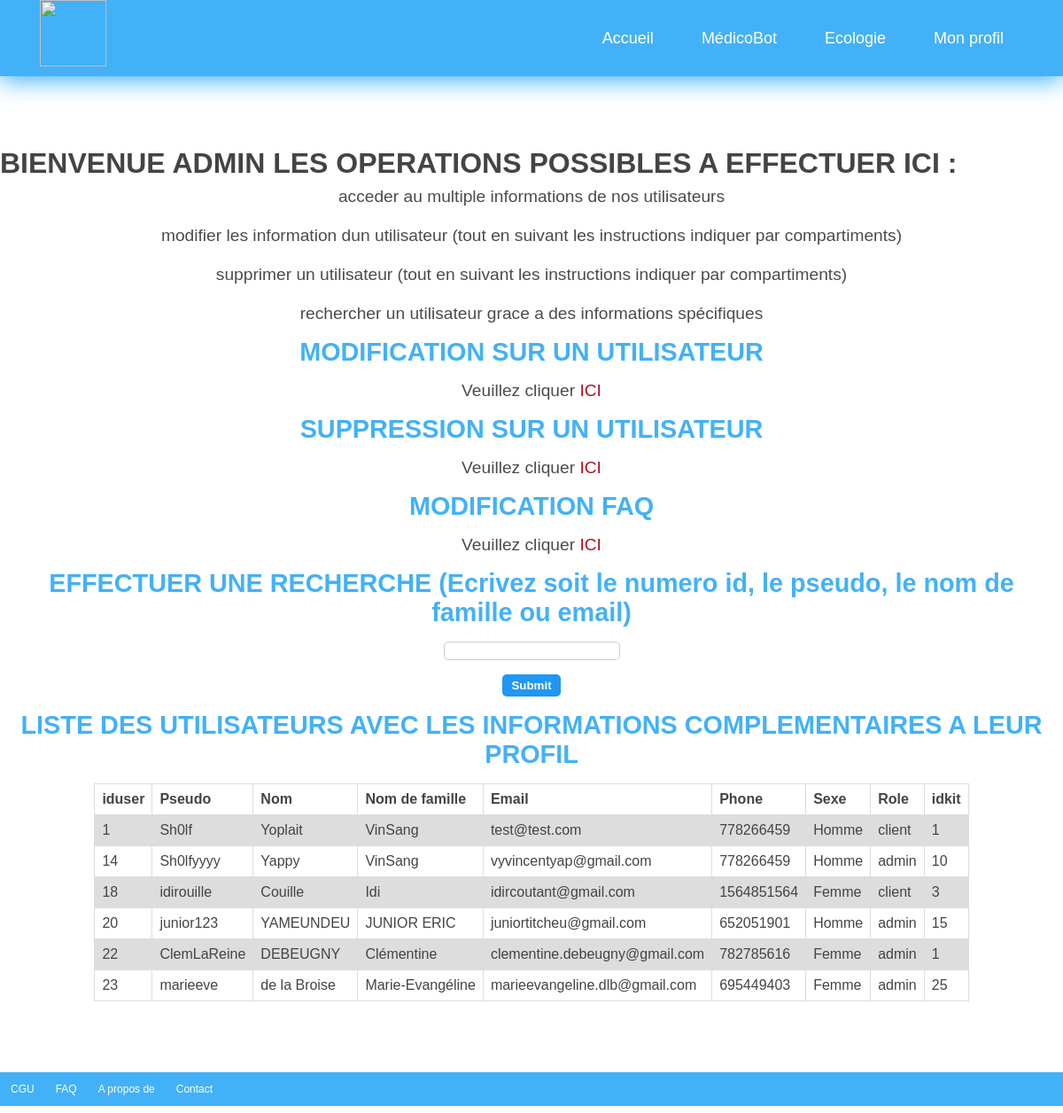
/HTML-CSS/views/personalspace/admin/admin-personalspace.php (signed in), run on the app's committed database.
### tables this page shows
CREATE TABLE `user` (
  `iduser` int(11) NOT NULL,
  `creation_time` datetime NOT NULL DEFAULT current_timestamp(),
  `username` varchar(45) NOT NULL,
  `familyname` varchar(45) NOT NULL,
  `name` varchar(45) NOT NULL,
  `email` varchar(45) NOT NULL,
  `phone` int(11) NOT NULL,
  `sexe` varchar(45) NOT NULL,
  `password` varchar(255) NOT NULL,
  `role` varchar(45) NOT NULL,
  `code_timestamp` datetime NOT NULL DEFAULT current_timestamp(),
  `code` int(8) NOT NULL,
  `is_verified` int(1) DEFAULT 0,
  `KitDiagnostiqueidKitDiagnostique` int(11) NOT NULL
);

### HTML-CSS/model/SQL-personalinfopage.php (called while the page is built, shortened)
<?php
function fetchAllUser($conn){
    $sql = "SELECT * FROM user";
    $stmt = $conn->prepare($sql);
    $stmt->execute();
    $result = $stmt->fetchAll();
    return $result;
}
?>

### HTML-CSS/views/personalspace/admin/admin-personalspace.php (the view, shortened to what this page needs)
<!DOCTYPE hmtl >
<html lang="fr">
    <head>
        <link rel="stylesheet"  href="admin-personalspace.css" >
        <link rel="stylesheet" href="../../navbar/navbar-main.css">
    </head>
    <body>
        <header>
        <?php
            include_once '../../navbar/header-main.php';
        ?>
        </header>
        <?php
        if ($_SESSION["role"]==="admin"){ echo '
        <h1>BIENVENUE ADMIN LES OPERATIONS POSSIBLES A EFFECTUER ICI :</h1>
        <ul>
            <li>acceder au multiple informations de nos utilisateurs</li>
            </br>
            <li>modifier les information dun utilisateur (tout en suivant les instructions indiquer par compartiments) </li>
            </br>
            <li>supprimer un utilisateur (tout en suivant les instructions indiquer par compartiments)</li>
            </br>
            <li>rechercher un utilisateur grace a des informations spécifiques</li>
        </ul>
        <section>
        <h2> MODIFICATION SUR UN UTILISATEUR </h2>
            Veuillez cliquer <a href="adminmodif-personalspace.php">ICI</a>
        <h2>SUPPRESSION SUR UN UTILISATEUR </h2>
            Veuillez cliquer <a href="adminsupp-personalspace.php">ICI</a>
        <h2>MODIFICATION FAQ</h2>
        Veuillez cliquer <a href="adminfaq-personalspace.php">ICI</a>
        <h2>EFFECTUER UNE RECHERCHE (Ecrivez soit le numero id, le pseudo, le nom de famille ou email)</h2>
        <form action="../../../controller/adminpage.php" method="post">
            <input type="text" name="input">
            <input type="submit" name="submit">
        </form>';
            echo '
            <h2>LISTE DES UTILISATEURS AVEC LES INFORMATIONS COMPLEMENTAIRES A LEUR PROFIL </h2>
            <table>
            <tr>
            <th>iduser</th>
            <th>Pseudo</th>
            <th>Nom</th>
            <th>Nom de famille</th>
            <th>Email</th>
            <th>Phone</th>
            <th>Sexe</th>
            <th>Role</th>
            <th>idkit</th>
            </tr>';
            include_once '../../../model/SQL-personalinfopage.php';
            include_once '../../../controller/dbh.inc.php';
            $result = fetchAllUser($conn);
            foreach($result as $row)
                {
                    echo "<tr>";
                    echo '<td>'. $row["iduser"].'</td><td>' . $row["username"]. '</td><td>' . $row["familyname"]. '</td><td>' . $row["name"]. '</td><td>' . $row["email"]. '</td><td>' . $row["phone"]. '</td><td>' . $row["sexe"]. '</td><td>' . $row["role"]. '</td><td>' . $row["KitDiagnostiqueidKitDiagnostique"].'</td>';
                    echo "</tr>";
                }
            echo "</table>";
        } else {
            header('location:../../mainmenu.php');
            exit();
        }
            ?>
        <footer>
        <?php
            include_once '../../navbar/footer.php';
        ?>
        </footer>

### HTML-CSS/views/navbar/header-main.php (shortened to what this page needs)
<nav>
    <?php
    if($curPageName = "ecologie.php") {
        echo '<img class="logo" src="http://nurse-medicobot.wstr.fr/views/assets/logo nurse-e 1.png">';
    }  else {
        echo '<img class="logo" src="http://nurse-medicobot.wstr.fr/views/assets/Logo-medicobot.png">';
    }
    ?>
    <ul>
        <?php
            if (isset($_SESSION["username"])){
                echo '<li><a href="http://nurse-medicobot.wstr.fr/views/mainmenu.php">Accueil</a></li>';
            }
        ?>
        <?php
        if(isset($_SESSION["username"])) {
            echo '<li><label for="btn-2" class="show">MédicoBot +</label>
            <a href="#produits">MédicoBot <i class="fas fa-caret-down"></i></a>
            <input type="checkbox" id="btn-2">
            <ul>
                <li><a href="#">Vos analyses</a></li>
                <li><a href="#">Votre dossier</a></li>
            </ul></li>';
        } else {
            echo '<li><a href="http://nurse-medicobot.wstr.fr/views/medicalbot/medicobot.php">Médicobot</a></li>';
        }
        ?>
        <?php
        if(isset($_SESSION["username"])) {
            echo '<li>
                    <label for="btn-3" class="show">Ecologie +</label>
                    <a href="#eco">Ecologie <i class="fas fa-caret-down"></i></a>
                    <input type="checkbox" id="btn-3">
                    <ul>
                        <li><a href="#">Votre arbre</a></li>
                    </ul>
                </li>';
        } else {
            echo '<li><a href="#ecologie">Ecologie</a></li>';
        }
        ?>
        <?php
        if(isset($_SESSION["username"])) {
            echo '<li>
                    <label for="btn-4" class="show">Mon profil +</label>
                    <a href="http://nurse-medicobot.wstr.fr">Mon profil <i class="fas fa-caret-down"></i></a>
                    <input type="checkbox" id="btn-4">
                    <ul>
                        <li><a href="#">Options</a></li>
                        <li><a href="http://nurse-medicobot.wstr.fr/controller/logout.inc.php">Logout</a></li>
                    </ul></li>';
        } else {
            echo '<li><a href="http://nurse-medicobot.wstr.fr/views/loginsys/login.php"><button class="bouton">Connexion</button></a></li>';
        }
        ?>
    </ul>
</nav>

### HTML-CSS/views/navbar/footer.php
<div class="bottombar">
    <a href="http://nurse-medicobot.wstr.fr/views/misc/cgu.php">CGU</a>
    <a href="http://nurse-medicobot.wstr.fr/views/misc/FAQ.php">FAQ</a>
    <a href="http://nurse-medicobot.wstr.fr/views/misc/apropos.php">A propos de</a>
    <a href="http://nurse-medicobot.wstr.fr/views/misc/contact.php">Contact</a>
</div>

### HTML-CSS/views/personalspace/admin/admin-personalspace.css (style rules this page uses)
ul { text-align: left; font-family: sans-serif; font-size: 1.2rem; color: #43b1f8; margin-top: 0.5rem; margin-bottom: 0.5rem; list-style-type: none; }
li { text-align:center; color: #4b4b4b; }
section { text-align: center; font-family: sans-serif; font-size: 1.2rem; color: #4b4b4b; margin-top: 0.5rem; margin-bottom: 0.5rem; }
a { text-decoration: none; color: #b10e1e; }
h2 { color:#43b1f8; margin:16px ; }
form input { display: flex; flex-direction: row; margin: auto; padding: 1px }
input[type="text"] { padding: 2px 10px; margin-bottom: 1px; border-radius: 5px; border: 1px solid #ccc; }
input[type="submit"] { margin-top: 16px; padding: 5px 10px; border-radius: 5px; background-color: #2196f3; color: #fff; border: 0; font-weight: bold; cursor: pointer; }
table { display: flex; flex-wrap: wrap; overflow-x:auto; font-family: arial, sans-serif; border-collapse: collapse; position: relative; justify-content: center; }
td, th { border: 1px solid #dddddd; text-align: left; padding: 8px; }
tr:nth-child(even) { background-color: #dddddd; }
body { color: #444; }

### HTML-CSS/views/navbar/navbar-main.css (style rules this page uses)
* { margin: 0; padding:0; box-sizing:border-box; font-family:Verdana, Geneva, Tahoma, sans-serif; }
nav { background-color:#43B1F8; box-shadow: 0px 5px 25px #43B1F8; z-index: 20; }
nav:after { content:''; clear: both; display:table; }
nav ul { float:right; list-style-type: none; margin-right:40px; position:relative; }
nav ul li { float:left; margin:0 10px; background-color:#43B1F8; }
nav ul li a { color:white; text-decoration: none; line-height: 70px; font-size:18px; padding: 8px 17px; }
nav .logo { float:left; height:auto; margin-left:45px; width:75px; }
nav .show,input,.icon { display:none; }
header { margin-bottom: 80px; }
footer { margin-top: 80px; }
.bottombar { display: flex; bottom: 0; align-self: flex-end; align-items: flex-start; background-color: #43b1f8; font-size: 12px; position: sticky; }
.bottombar a { color: white; text-align: center; padding: 12px 12px; text-decoration: none; font-size: 12px; }

### data on the page
user: iduser "1", username "Sh0lf", familyname "Yoplait", name "VinSang", email "test@test.com", phone "778266459", sexe "Homme", role "client", KitDiagnostiqueidKitDiagnostique "1"
user: iduser "14", username "Sh0lfyyyy", familyname "Yappy", name "VinSang", email "vyvincentyap@gmail.com", phone "778266459", sexe "Homme", role "admin", KitDiagnostiqueidKitDiagnostique "10"
user: iduser "18", username "idirouille", familyname "Couille", name "Idi", email "idircoutant@gmail.com", phone "1564851564", sexe "Femme", role "client", KitDiagnostiqueidKitDiagnostique "3"
user: iduser "20", username "junior123", familyname "YAMEUNDEU", name "JUNIOR ERIC", email "juniortitcheu@gmail.com", phone "652051901", sexe "Homme", role "admin", KitDiagnostiqueidKitDiagnostique "15"
user: iduser "22", username "ClemLaReine", familyname "DEBEUGNY", name "Clémentine", email "clementine.debeugny@gmail.com", phone "782785616", sexe "Femme", role "admin", KitDiagnostiqueidKitDiagnostique "1"
user: iduser "23", username "marieeve", familyname "de la Broise", name "Marie-Evangéline", email "marieevangeline.dlb@gmail.com", phone "695449403", sexe "Femme", role "admin", KitDiagnostiqueidKitDiagnostique "25"
